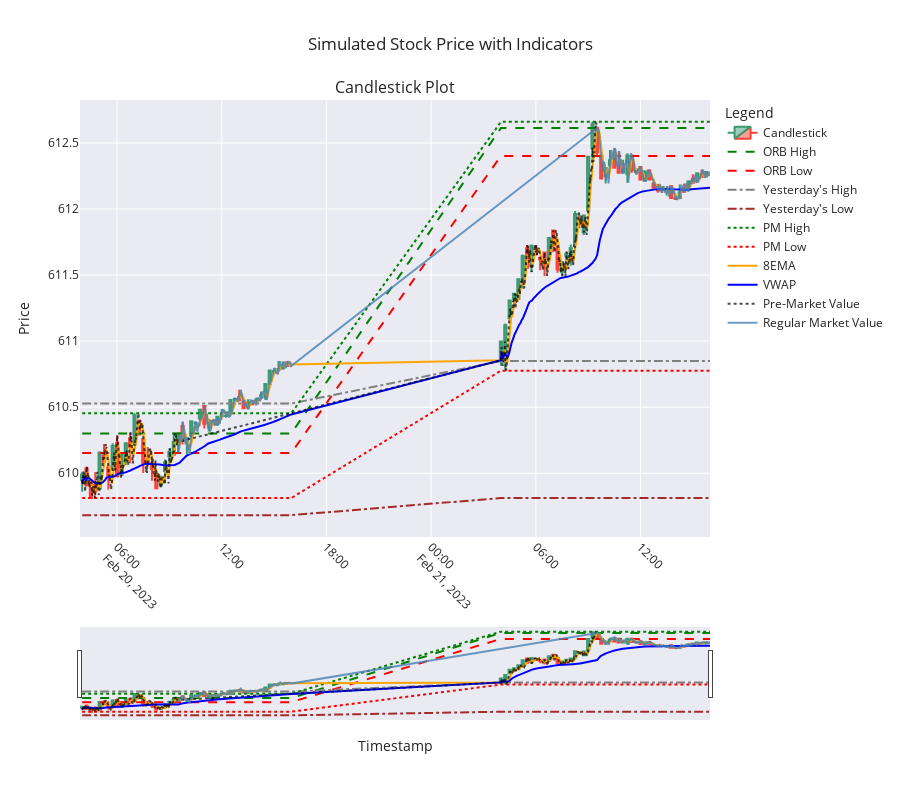

Source (notebook cell):
### Code cell
from plotly.subplots import make_subplots
import plotly.graph_objects as go
import plotly.express as px

def plot_candlestick_with_indicators(candlestick_data, simulated_data):
    # Create a figure with a single subplot
    fig = make_subplots(rows=1, cols=1, shared_xaxes=True, 
                        vertical_spacing=0.1, 
                        subplot_titles=("Candlestick Plot",))

    # Add candlestick traces
    fig.add_trace(go.Candlestick(
        x=candlestick_data.index,
        open=candlestick_data['Open'],
        high=candlestick_data['High'],
        low=candlestick_data['Low'],
        close=candlestick_data['Close'],
        name='Candlestick',
        opacity=1
    ), row=1, col=1)

    # Add indicators to the candlestick plot
    fig.add_trace(go.Scatter(
        x=simulated_data['Timestamp'],
        y=simulated_data['ORB_High'],
        mode='lines',
        name='ORB High',
        line=dict(color='green', dash='dash')
    ), row=1, col=1)

    fig.add_trace(go.Scatter(
        x=simulated_data['Timestamp'],
        y=simulated_data['ORB_Low'],
        mode='lines',
        name='ORB Low',
        line=dict(color='red', dash='dash')
    ), row=1, col=1)

    fig.add_trace(go.Scatter(
        x=simulated_data['Timestamp'],
        y=simulated_data['Yest_High'],
        mode='lines',
        name="Yesterday's High",
        line=dict(color='gray', dash='dashdot')
    ), row=1, col=1)
    
    fig.add_trace(go.Scatter(
        x=simulated_data['Timestamp'],
        y=simulated_data['Yest_Low'],
        mode='lines',
        name="Yesterday's Low",
        line=dict(color='brown', dash='dashdot')
    ), row=1, col=1)

    fig.add_trace(go.Scatter(
        x=simulated_data['Timestamp'],
        y=simulated_data['PM_High'],
        mode='lines',
        name='PM High',
        line=dict(color='green', dash='dot')
    ), row=1, col=1)

    fig.add_trace(go.Scatter(
        x=simulated_data['Timestamp'],
        y=simulated_data['PM_Low'],
        mode='lines',
        name='PM Low',
        line=dict(color='red', dash='dot')
    ), row=1, col=1)

    fig.add_trace(go.Scatter(
        x=simulated_data['Timestamp'],
        y=simulated_data['8EMA'],
        mode='lines',
        name='8EMA',
        line=dict(color='orange')
    ), row=1, col=1)

    fig.add_trace(go.Scatter(
        x=simulated_data['Timestamp'],
        y=simulated_data['VWAP'],
        mode='lines',
        name='VWAP',
        line=dict(color='blue')
    ), row=1, col=1)

    # Add PM and Regular Market values
    fig.add_trace(go.Scatter(
        x=simulated_data[simulated_data['Session'] == 'PM']['Timestamp'],
        y=simulated_data[simulated_data['Session'] == 'PM']['Close'],
        mode='lines',
        name='Pre-Market Value',
        line=dict(color='black', dash='dot'),
        opacity=0.7
    ), row=1, col=1)
    
    fig.add_trace(go.Scatter(
        x=simulated_data[simulated_data['Session'] == 'Regular Market']['Timestamp'],
        y=simulated_data[simulated_data['Session'] == 'Regular Market']['Close'],
        mode='lines',
        name='Regular Market Value',
        line=dict(color='steelblue'),
        opacity=0.8
    ), row=1, col=1)

    # Update layout for better appearance
    fig.update_layout(
        title="Simulated Stock Price with Indicators",
        xaxis_title="Timestamp",
        yaxis_title="Price",
        legend_title="Legend",
        xaxis=dict(tickangle=45),
        template="seaborn",
        hovermode='x unified',
        height=800  # Make the graph taller
    )

    # Show the plot
    fig.show()

# Example usage
plot_candlestick_with_indicators(candlestick_data, simulated_data)

### Figure 1 — Plotly figure (JSON) as saved in the notebook; plotly's stock layout.template omitted (floating-point values rounded to 4 significant figures; data arrays with more than 128 entries replaced by an {"elided": "..."} marker saying what was removed)
{"data": [{"close": [610.0, 609.9, 609.8, 609.9, 610.2, 610.1, 610.0, 610.2, 610.0, 610.1, 610.2, 610.2, 610.4, 610.3, 610.1, 610.1, 610.0, 609.9, 609.9, 610.1, 610.2, 610.2, 610.3, 610.2, 610.3, 610.4, 610.4, 610.5, 610.4, 610.4, 610.4, 610.4, 610.4, 610.4, 610.6, 610.6, 610.6, 610.5, 610.5, 610.5, 610.6, 610.6, 610.7, 610.8, 610.8, 610.8, 610.8, 610.8, 611.0, 611.1, 611.3, 611.4, 611.5, 611.6, 611.6, 611.7, 611.7, 611.6, 611.6, 611.8, 611.7, 611.5, 611.6, 611.7, 611.7, 612.0, 611.9, 611.9, 612.4, 612.6, 612.4, 612.2, 612.3, 612.4, 612.3, 612.3, 612.3, 612.4, 612.3, 612.3, 612.2, 612.3, 612.2, 612.2, 612.1, 612.1, 612.1, 612.1, 612.1, 612.1, 612.1, 612.2, 612.2, 612.3, 612.2, 612.3], "high": [610.0, 610.1, 609.9, 610.0, 610.2, 610.2, 610.0, 610.2, 610.3, 610.1, 610.2, 610.3, 610.5, 610.4, 610.3, 610.2, 610.1, 610.0, 610.0, 610.1, 610.2, 610.3, 610.3, 610.4, 610.3, 610.4, 610.4, 610.5, 610.5, 610.4, 610.4, 610.4, 610.5, 610.5, 610.6, 610.6, 610.6, 610.6, 610.6, 610.6, 610.6, 610.6, 610.7, 610.8, 610.8, 610.8, 610.8, 610.8, 611.0, 611.1, 611.3, 611.4, 611.5, 611.7, 611.7, 611.7, 611.7, 611.6, 611.7, 611.8, 611.8, 611.7, 611.6, 611.7, 611.7, 612.0, 612.0, 611.9, 612.4, 612.7, 612.6, 612.4, 612.3, 612.4, 612.5, 612.4, 612.4, 612.4, 612.4, 612.3, 612.3, 612.3, 612.3, 612.2, 612.2, 612.2, 612.2, 612.2, 612.1, 612.2, 612.2, 612.2, 612.3, 612.3, 612.3, 612.3], "low": [609.9, 609.9, 609.8, 609.8, 609.9, 610.1, 609.9, 610.0, 610.0, 610.0, 610.1, 610.1, 610.2, 610.3, 610.0, 610.1, 609.9, 609.9, 609.9, 609.9, 610.1, 610.1, 610.2, 610.2, 610.1, 610.3, 610.3, 610.4, 610.3, 610.3, 610.4, 610.4, 610.4, 610.4, 610.5, 610.5, 610.6, 610.5, 610.5, 610.5, 610.5, 610.6, 610.6, 610.7, 610.7, 610.8, 610.8, 610.8, 610.8, 610.8, 611.2, 611.2, 611.3, 611.4, 611.6, 611.5, 611.7, 611.5, 611.5, 611.6, 611.7, 611.5, 611.5, 611.5, 611.6, 611.7, 611.9, 611.8, 612.0, 612.4, 612.4, 612.2, 612.2, 612.3, 612.3, 612.3, 612.3, 612.2, 612.3, 612.3, 612.2, 612.2, 612.2, 612.2, 612.1, 612.1, 612.1, 612.1, 612.1, 612.1, 612.1, 612.1, 612.2, 612.2, 612.2, 612.2], "name": "Candlestick", "opacity": 1, "open": [610.0, 610.0, 609.9, 609.9, 609.9, 610.1, 610.0, 610.0, 610.2, 610.0, 610.1, 610.3, 610.2, 610.4, 610.3, 610.1, 610.1, 610.0, 609.9, 610.0, 610.1, 610.1, 610.2, 610.4, 610.2, 610.3, 610.4, 610.4, 610.5, 610.4, 610.4, 610.4, 610.4, 610.4, 610.5, 610.6, 610.6, 610.5, 610.5, 610.5, 610.5, 610.6, 610.6, 610.7, 610.8, 610.8, 610.8, 610.8, 610.9, 610.8, 611.2, 611.3, 611.3, 611.4, 611.7, 611.6, 611.7, 611.6, 611.7, 611.6, 611.8, 611.7, 611.5, 611.6, 611.6, 611.7, 611.9, 611.8, 612.0, 612.5, 612.6, 612.4, 612.3, 612.3, 612.4, 612.4, 612.3, 612.3, 612.4, 612.3, 612.3, 612.2, 612.3, 612.2, 612.1, 612.2, 612.1, 612.2, 612.1, 612.1, 612.1, 612.1, 612.2, 612.2, 612.3, 612.2], "type": "candlestick", "x": ["2023-02-20T04:00:00.000000000", "2023-02-20T04:15:00.000000000", "2023-02-20T04:30:00.000000000", "2023-02-20T04:45:00.000000000", "2023-02-20T05:00:00.000000000", "2023-02-20T05:15:00.000000000", "2023-02-20T05:30:00.000000000", "2023-02-20T05:45:00.000000000", "2023-02-20T06:00:00.000000000", "2023-02-20T06:15:00.000000000", "2023-02-20T06:30:00.000000000", "2023-02-20T06:45:00.000000000", "2023-02-20T07:00:00.000000000", "2023-02-20T07:15:00.000000000", "2023-02-20T07:30:00.000000000", "2023-02-20T07:45:00.000000000", "2023-02-20T08:00:00.000000000", "2023-02-20T08:15:00.000000000", "2023-02-20T08:30:00.000000000", "2023-02-20T08:45:00.000000000", "2023-02-20T09:00:00.000000000", "2023-02-20T09:15:00.000000000", "2023-02-20T09:30:00.000000000", "2023-02-20T09:45:00.000000000", "2023-02-20T10:00:00.000000000", "2023-02-20T10:15:00.000000000", "2023-02-20T10:30:00.000000000", "2023-02-20T10:45:00.000000000", "2023-02-20T11:00:00.000000000", "2023-02-20T11:15:00.000000000", "2023-02-20T11:30:00.000000000", "2023-02-20T11:45:00.000000000", "2023-02-20T12:00:00.000000000", "2023-02-20T12:15:00.000000000", "2023-02-20T12:30:00.000000000", "2023-02-20T12:45:00.000000000", "2023-02-20T13:00:00.000000000", "2023-02-20T13:15:00.000000000", "2023-02-20T13:30:00.000000000", "2023-02-20T13:45:00.000000000", "2023-02-20T14:00:00.000000000", "2023-02-20T14:15:00.000000000", "2023-02-20T14:30:00.000000000", "2023-02-20T14:45:00.000000000", "2023-02-20T15:00:00.000000000", "2023-02-20T15:15:00.000000000", "2023-02-20T15:30:00.000000000", "2023-02-20T15:45:00.000000000", "2023-02-21T04:00:00.000000000", "2023-02-21T04:15:00.000000000", "2023-02-21T04:30:00.000000000", "2023-02-21T04:45:00.000000000", "2023-02-21T05:00:00.000000000", "2023-02-21T05:15:00.000000000", "2023-02-21T05:30:00.000000000", "2023-02-21T05:45:00.000000000", "2023-02-21T06:00:00.000000000", "2023-02-21T06:15:00.000000000", "2023-02-21T06:30:00.000000000", "2023-02-21T06:45:00.000000000", "2023-02-21T07:00:00.000000000", "2023-02-21T07:15:00.000000000", "2023-02-21T07:30:00.000000000", "2023-02-21T07:45:00.000000000", "2023-02-21T08:00:00.000000000", "2023-02-21T08:15:00.000000000", "2023-02-21T08:30:00.000000000", "2023-02-21T08:45:00.000000000", "2023-02-21T09:00:00.000000000", "2023-02-21T09:15:00.000000000", "2023-02-21T09:30:00.000000000", "2023-02-21T09:45:00.000000000", "2023-02-21T10:00:00.000000000", "2023-02-21T10:15:00.000000000", "2023-02-21T10:30:00.000000000", "2023-02-21T10:45:00.000000000", "2023-02-21T11:00:00.000000000", "2023-02-21T11:15:00.000000000", "2023-02-21T11:30:00.000000000", "2023-02-21T11:45:00.000000000", "2023-02-21T12:00:00.000000000", "2023-02-21T12:15:00.000000000", "2023-02-21T12:30:00.000000000", "2023-02-21T12:45:00.000000000", "2023-02-21T13:00:00.000000000", "2023-02-21T13:15:00.000000000", "2023-02-21T13:30:00.000000000", "2023-02-21T13:45:00.000000000", "2023-02-21T14:00:00.000000000", "2023-02-21T14:15:00.000000000", "2023-02-21T14:30:00.000000000", "2023-02-21T14:45:00.000000000", "2023-02-21T15:00:00.000000000", "2023-02-21T15:15:00.000000000", "2023-02-21T15:30:00.000000000", "2023-02-21T15:45:00.000000000"], "xaxis": "x", "yaxis": "y"}, {"line": {"color": "green", "dash": "dash"}, "mode": "lines", "name": "ORB High", "type": "scatter", "x": {"elided": "1440 str values"}, "xaxis": "x", "y": {"elided": "1440 float values"}, "yaxis": "y"}, {"line": {"color": "red", "dash": "dash"}, "mode": "lines", "name": "ORB Low", "type": "scatter", "x": {"elided": "1440 str values"}, "xaxis": "x", "y": {"elided": "1440 float values"}, "yaxis": "y"}, {"line": {"color": "gray", "dash": "dashdot"}, "mode": "lines", "name": "Yesterday's High", "type": "scatter", "x": {"elided": "1440 str values"}, "xaxis": "x", "y": {"elided": "1440 float values"}, "yaxis": "y"}, {"line": {"color": "brown", "dash": "dashdot"}, "mode": "lines", "name": "Yesterday's Low", "type": "scatter", "x": {"elided": "1440 str values"}, "xaxis": "x", "y": {"elided": "1440 float values"}, "yaxis": "y"}, {"line": {"color": "green", "dash": "dot"}, "mode": "lines", "name": "PM High", "type": "scatter", "x": {"elided": "1440 str values"}, "xaxis": "x", "y": {"elided": "1440 float values"}, "yaxis": "y"}, {"line": {"color": "red", "dash": "dot"}, "mode": "lines", "name": "PM Low", "type": "scatter", "x": {"elided": "1440 str values"}, "xaxis": "x", "y": {"elided": "1440 float values"}, "yaxis": "y"}, {"line": {"color": "orange"}, "mode": "lines", "name": "8EMA", "type": "scatter", "x": {"elided": "1440 str values"}, "xaxis": "x", "y": {"elided": "1440 float values"}, "yaxis": "y"}, {"line": {"color": "blue"}, "mode": "lines", "name": "VWAP", "type": "scatter", "x": {"elided": "1440 str values"}, "xaxis": "x", "y": {"elided": "1440 float values"}, "yaxis": "y"}, {"line": {"color": "black", "dash": "dot"}, "mode": "lines", "name": "Pre-Market Value", "opacity": 0.7, "type": "scatter", "x": {"elided": "660 str values"}, "xaxis": "x", "y": {"elided": "660 float values"}, "yaxis": "y"}, {"line": {"color": "steelblue"}, "mode": "lines", "name": "Regular Market Value", "opacity": 0.8, "type": "scatter", "x": {"elided": "780 str values"}, "xaxis": "x", "y": {"elided": "780 float values"}, "yaxis": "y"}], "layout": {"annotations": [{"font": {"size": 16}, "showarrow": false, "text": "Candlestick Plot", "x": 0.5, "xanchor": "center", "xref": "paper", "y": 1, "yanchor": "bottom", "yref": "paper"}], "height": 800, "hovermode": "x unified", "legend": {"title": {"text": "Legend"}}, "title": {"text": "Simulated Stock Price with Indicators"}, "xaxis": {"anchor": "y", "domain": [0, 1], "tickangle": 45, "title": {"text": "Timestamp"}}, "yaxis": {"anchor": "x", "domain": [0, 1], "title": {"text": "Price"}}}}
